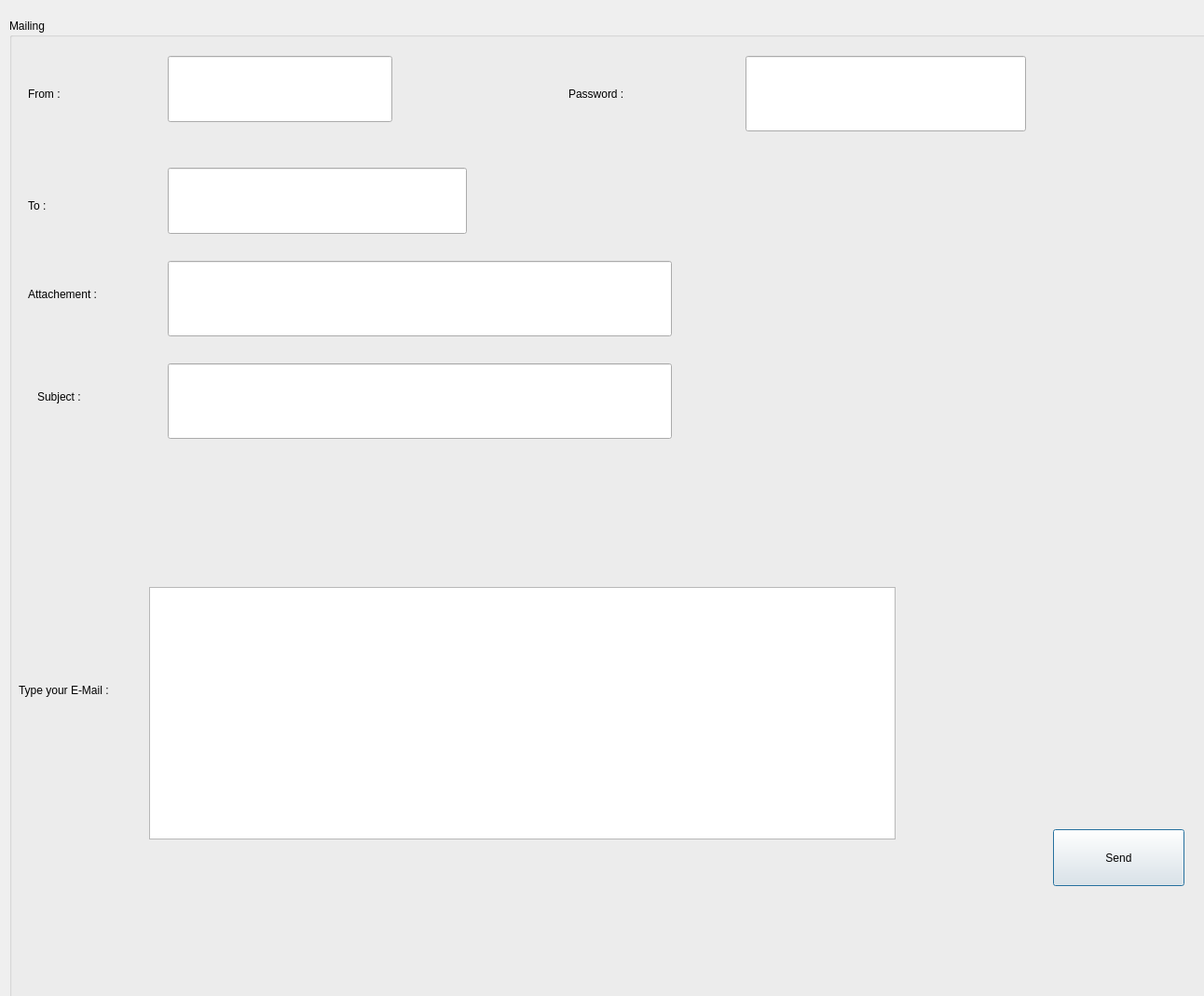
<?xml version="1.0" encoding="UTF-8"?>
<ui version="4.0">
 <class>Mail</class>
 <widget class="QDialog" name="Mail">
  <property name="geometry">
   <rect>
    <x>0</x>
    <y>0</y>
    <width>1292</width>
    <height>1069</height>
   </rect>
  </property>
  <property name="windowTitle">
   <string>Dialog</string>
  </property>
  <widget class="QGroupBox" name="groupBox_7">
   <property name="geometry">
    <rect>
     <x>10</x>
     <y>20</y>
     <width>1321</width>
     <height>1061</height>
    </rect>
   </property>
   <property name="title">
    <string>Mailing</string>
   </property>
   <widget class="QLineEdit" name="lineEdit_from">
    <property name="geometry">
     <rect>
      <x>170</x>
      <y>40</y>
      <width>241</width>
      <height>71</height>
     </rect>
    </property>
   </widget>
   <widget class="QLineEdit" name="lineEdit_to">
    <property name="geometry">
     <rect>
      <x>170</x>
      <y>160</y>
      <width>321</width>
      <height>71</height>
     </rect>
    </property>
   </widget>
   <widget class="QLineEdit" name="lineEdit_pass">
    <property name="geometry">
     <rect>
      <x>790</x>
      <y>40</y>
      <width>301</width>
      <height>81</height>
     </rect>
    </property>
   </widget>
   <widget class="QLineEdit" name="lineEdit_Attach">
    <property name="geometry">
     <rect>
      <x>170</x>
      <y>260</y>
      <width>541</width>
      <height>81</height>
     </rect>
    </property>
   </widget>
   <widget class="QLineEdit" name="lineEdit_subj">
    <property name="geometry">
     <rect>
      <x>170</x>
      <y>370</y>
      <width>541</width>
      <height>81</height>
     </rect>
    </property>
   </widget>
   <widget class="QTextEdit" name="textEdit_mail">
    <property name="geometry">
     <rect>
      <x>150</x>
      <y>610</y>
      <width>801</width>
      <height>271</height>
     </rect>
    </property>
   </widget>
   <widget class="QPushButton" name="send">
    <property name="geometry">
     <rect>
      <x>1120</x>
      <y>870</y>
      <width>141</width>
      <height>61</height>
     </rect>
    </property>
    <property name="text">
     <string>Send</string>
    </property>
   </widget>
   <widget class="QLabel" name="label_4">
    <property name="geometry">
     <rect>
      <x>10</x>
      <y>630</y>
      <width>181</width>
      <height>181</height>
     </rect>
    </property>
    <property name="text">
     <string>Type your E-Mail :</string>
    </property>
   </widget>
   <widget class="QLabel" name="label_5">
    <property name="geometry">
     <rect>
      <x>20</x>
      <y>50</y>
      <width>131</width>
      <height>61</height>
     </rect>
    </property>
    <property name="text">
     <string>From :</string>
    </property>
   </widget>
   <widget class="QLabel" name="label_6">
    <property name="geometry">
     <rect>
      <x>600</x>
      <y>50</y>
      <width>171</width>
      <height>61</height>
     </rect>
    </property>
    <property name="text">
     <string>Password :</string>
    </property>
   </widget>
   <widget class="QLabel" name="label_7">
    <property name="geometry">
     <rect>
      <x>20</x>
      <y>170</y>
      <width>131</width>
      <height>61</height>
     </rect>
    </property>
    <property name="text">
     <string>To :</string>
    </property>
   </widget>
   <widget class="QLabel" name="label_8">
    <property name="geometry">
     <rect>
      <x>20</x>
      <y>260</y>
      <width>131</width>
      <height>71</height>
     </rect>
    </property>
    <property name="text">
     <string>Attachement :</string>
    </property>
   </widget>
   <widget class="QLabel" name="label_17">
    <property name="geometry">
     <rect>
      <x>30</x>
      <y>370</y>
      <width>131</width>
      <height>71</height>
     </rect>
    </property>
    <property name="text">
     <string>Subject :</string>
    </property>
   </widget>
  </widget>
  <widget class="QLabel" name="label">
   <property name="geometry">
    <rect>
     <x>0</x>
     <y>0</y>
     <width>1351</width>
     <height>1111</height>
    </rect>
   </property>
   <property name="text">
    <string/>
   </property>
   <property name="pixmap">
    <pixmap>../../Downloads/backg.jpg</pixmap>
   </property>
   <property name="scaledContents">
    <bool>true</bool>
   </property>
  </widget>
  <zorder>label</zorder>
  <zorder>groupBox_7</zorder>
 </widget>
 <resources/>
 <connections/>
</ui>
